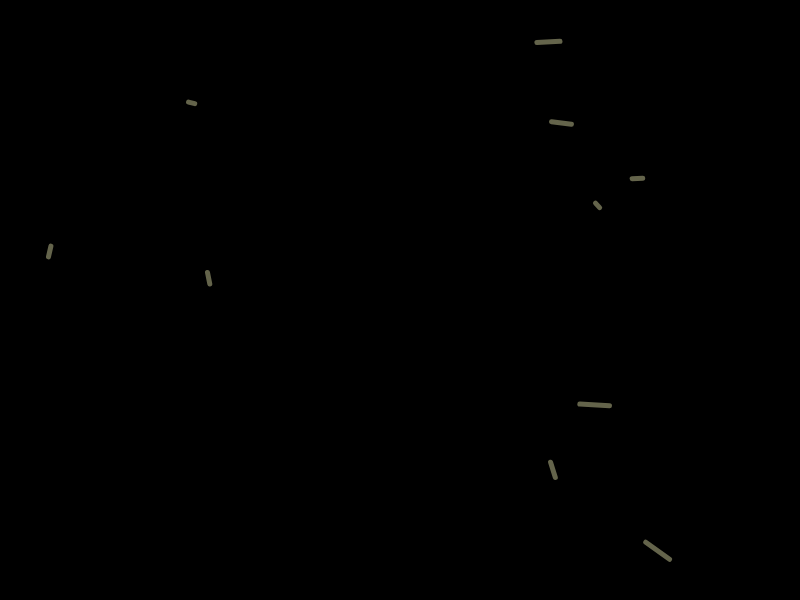
Frame 1 (no input)
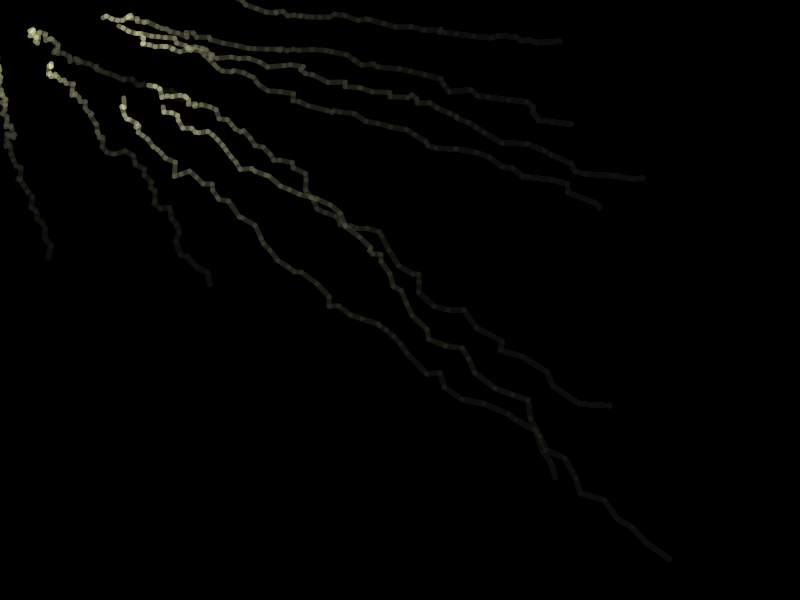
Frame 60 (no input)
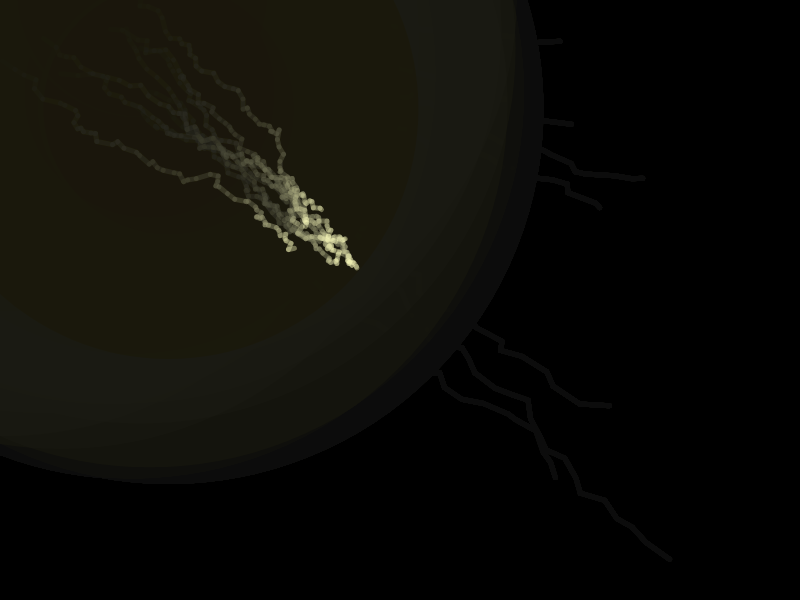
Frame 120 (the mouse pressed at the canvas centre since frame 60)

The p5.js sketch that drew these frames (run headless with seeded random() and noise() and a simulated clock; from frame 60 on, the mouse is pressed at the canvas centre):

// p5.js sketch
// ── sketch.js
// groovy

// at the top of the sketch
var numShoeStrings = 10; // how many weird yellow things?
var x1 = new Array(numShoeStrings);
var y1 = new Array(numShoeStrings);
var x2 = new Array(numShoeStrings);
var y2 = new Array(numShoeStrings); // GLOBAL variables

function setup() {
  createCanvas(800, 600); // sets up the size of the canvas
  
  background(0, 0, 0);
  
  for(var i  = 0;i< x1.length;i=i+1)
  {
    x1[i] = random(0, width);
    y1[i] = random(0, height);
  }

}

function draw() {
  // this fades out the previous stuff
  noStroke();
  fill(0, 0, 0, 10);
  rect(0, 0, width-1, height-1);
  

  var weight = sqrt((mouseX-pmouseX)*(mouseX-pmouseX)+(mouseY-pmouseY)*(mouseY-pmouseY));

  for(var i  = 0;i< numShoeStrings;i=i+1)
  {
    // this is how far away the thingie is from the mouse
    var dx = (mouseX-x1[i])/20.;
    var dy = (mouseY-y1[i])/20.;
    
    var drunkx = myDrunkenCurve(-20, 20, 30);
    var drunky = myDrunkenCurve(-20, 20, 30);;
    
    //println(dx + " " + dy);
    
    // this adds the distance and some drunkness to the position
    x2[i] = x1[i]+random(min(0, dx), max(0, dx))+drunkx;
    y2[i] = y1[i]+random(min(0, dy), max(0, dy))+drunky;
    
    // draw the line
    strokeWeight(max(5, weight/2));
    noFill(); // don't draw a fill
    stroke(255, 255, 192, 100); // set the stroke to the nice purple
    line(x1[i], y1[i], x2[i], y2[i]); // x1, y1, x2, y2
    
    // draw the circle
    fill(255, 192, 0, 100); // set the fill to yellow
    ellipse(x2[i], y2[i], weight, weight); // draw a circle
    
    // stash our new x and y for the next round
    x1[i] = x2[i];
    y1[i] = y2[i];
    
  }
}

function keyReleased()
{
  if(key==' ') background(0, 0, 0);

}


// implements a gaussian distribution
// (a.k.a. the dungeons and dragons algorithm)
// with a variable width so we can get super random
// versus very constrained random behavior
function myDrunkenCurve(min, max, Q)
{
  
  var value = 0.;
  
  for(var i = 0; i < Q; i++) // i = i + 1
  {
    value+=random(min, max);
  }
 
  value = value / Q;
  
  return(value);
  
}
